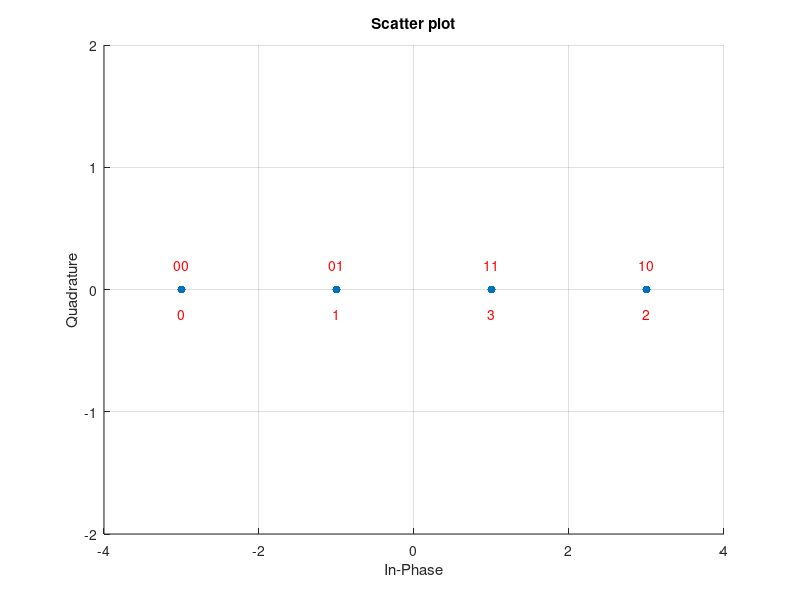
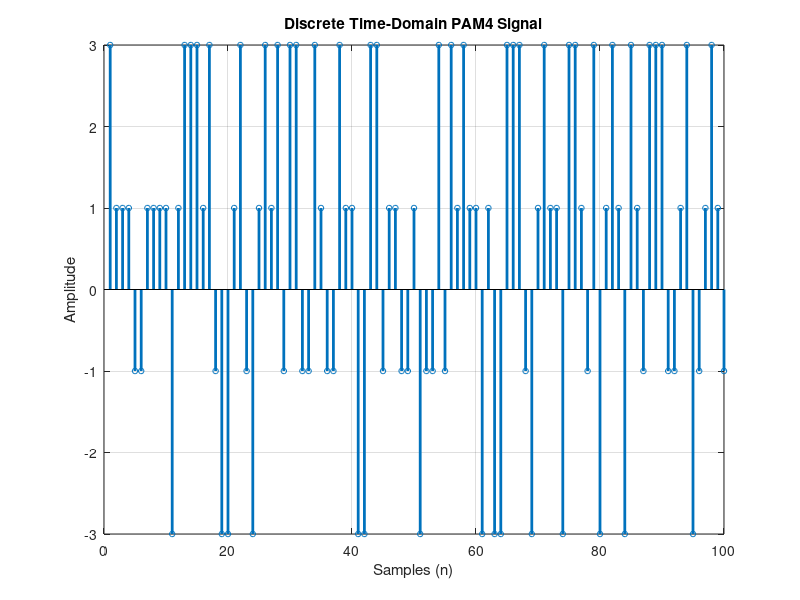

MATLAB code for these plots, in order: (Note: this script raises an error after producing the figures.)
close all; clear all; clc;

%% ============================ Parameter =================================
FsDAC = 256* 10^9;
FsADC = 80* 10^9;
Baud = 56* 10^9;
M = 4;
amplitudes = [-3, -1, 3, 1]; % Define PAM4 amplitude levels
sample_per_symbol = FsDAC / Baud;
RefLen = 1000;
% load("TestingBERSNR.mat"); % Using in testing SNR

fig_bottom = 1;
% Transmitter
%% =========================== Random Sequence ============================

tx1 = randi([0, 1], 1, 40000);

%% ==================== Group Bits into Symbols ===========================

tx1_grouped = reshape(tx1, 2, []); % Reshape into 2 rows (each column is a 2-bit group)
tx2 = tx1_grouped(1, :) * 2 + tx1_grouped(2, :); % Convert binary to decimal

%% ===================Map Symbols to PAM4 Amplitudes ======================

tx3 = amplitudes(tx2 + 1); % Map symbols to amplitudes

%% ================== Plot Constellation Diagram ==========================
if fig_bottom == 1
    figure;
    scatter(real(tx3), imag(tx3), 20, 'MarkerEdgeColor', [0 0.4470 0.7410], 'MarkerFaceColor', [0 0.4470 0.7410]);
    
    % Plot constellation points
    hold on;
    
    % Add binary labels
    for k = 1:M
        % Binary encoding for each level
        binary_label = dec2bin(k-1, 2); % Convert decimal to 3-bit binary
        text(real(amplitudes(k)), 0.2, binary_label,'HorizontalAlignment', 'center', 'Color', 'red'); % Binary label
        text(real(amplitudes(k)), -0.2, num2str(k-1), 'HorizontalAlignment', 'center', 'Color', 'red'); % Decimal value
    end
    hold off;
    % Adjust plot aesthetics
    xlabel('In-Phase');
    ylabel('Quadrature');
    title('Scatter plot');
    axis([-M M -2 2]); % Adjust axis limits
    grid on;
    
    figure;
    stem(tx3(:, 1:100), 'LineWidth', 2, 'MarkerSize', 4, 'Color', [0 0.4470 0.7410]);
    xlabel('Samples (n)');
    ylabel('Amplitude');
    title('Discrete Time-Domain PAM4 Signal');
    grid on;
end

%% ============= Upsample (Insert Zeros Between Symbols) ==================
tx_upsampled = upsample(tx3, round(sample_per_symbol)); % interpolation

%% ======== Apply Pulse Shaping Filter (e.g., Root-Raised Cosine) =========
span = 10; % Filter span in symbols
roll_off = 0.25; % Roll-off factor
rrc_filter = rcosdesign(roll_off, span, round(sample_per_symbol), 'sqrt'); % RRC filter design
% fvtool(rrc_filter, 'Analysis', 'impulse'); % check impulse response

% Convolve the upsampled signal with the RRC filter
tx4 = conv(tx_upsampled, rrc_filter, 'same'); % Apply pulse shaping

%% ====================== Generate Time Vector ============================
tx5 = [zeros(1, RefLen) tx4 zeros(1, RefLen)];
t = (0:length(tx5)-1) / FsDAC; % Time vector based on DAC sampling rate

% ============================ Plot Figures ============================= %
if fig_bottom == 1
    figure;
    
    % Discrete signal after upsampling
    subplot(2, 1, 1);
    stem(t(1:100) * 1e9, tx_upsampled(1:100), 'LineWidth', 2, 'MarkerSize', 4, 'Color', [0 0.4470 0.7410]); % Show the first 100 samples
    xlabel('Time (ns)');
    ylabel('Amplitude');
    title('Upsampled PAM4 Signal');
    grid on;
    
    % Filtered signal in time domain
    subplot(2, 1, 2);
    plot(t(1:100) * 1e9, tx4(1:100), 'LineWidth', 1, 'MarkerSize', 4, 'Color', [0 0.4470 0.7410]);
    xlabel('Time (ns)');
    ylabel('Amplitude');
    title('Filtered PAM4 Signal');
    grid on;
    
    figure;
    plot(tx5);
    xlabel('Time (ns)');
    ylabel('Amplitude');
    title('PAM4 Signal');
    xlim([0 length(tx5)]);
    
    % Eye Diagram
    eyediagram(tx4, 2* round(sample_per_symbol));
    grid on;
    
    % Autocorrelation
    maxlag = 100;
    [c,lags] = xcorr(tx4, maxlag, 'normalized');
    figure;
    stem(lags,c)
    xlabel('Lags');
    ylabel('Correlation (Normalized)');
    title('Autocorrelation of Signal');
    grid on;
end
%% ============================ Channel ===================================
%% ============================ Channel ===================================
tx6 = resample(tx5, FsADC, FsDAC);
SNR = 20;
rx1_simu = awgn(tx6, SNR, 'measured');

% Voltera Series Non-linear Channel
m = 3;
h0 = 0;
h1 = [1.58 2.33 1.81]; % Linear Term
h2 = [0.008 0.005 0.004; 0.001 0.009 0.003; 0.008 0.002 0.007]; % Quadratic Term

v = zeros(1, length(rx1_simu));
for t = m+1:length(rx1_simu)
    v(t) = h0 + sum(h1 .* rx1_simu(t-m:t-1));
    for k1 = 1:m
        for k2 = k1:m
            v(t) = v(t) + h2(k1, k2) * rx1_simu(t-k1) * rx1_simu(t-k2);
        end
    end
end

% v = 1.35*rx1_simu - 0.2* rx1_simu.^2 + 0.05* rx1_simu.^3; %係數自調
% H = [1 0.4 0.5 0.9 0.7];
% rx1_simu = filter(H, 1, rx1_simu);

% ============================ Plot Figures ============================= %
if fig_bottom == 1
    maxlag = 100;
    [c,lags] = xcorr(rx1_simu, maxlag, 'normalized');
    figure;
    stem(lags,c)
    xlabel('Lags');
    ylabel('Correlation (Normalized)');
    title('Autocorrelation of Receive Signal');
    grid on;
end

% Receiver
%% ========================== Match Filter ================================
rx1 = resample(rx1_simu, FsDAC, FsADC);
match_filter = fliplr(rrc_filter);
rx2 = conv(rx1, match_filter, 'same');
t = (0:length(rx1)-1) / FsDAC; % 產生時間向量

% 移除Group Delay
gd = (length(match_filter)-1)/2;
if length(rx2) > 2*gd
    rx2 = rx2(gd+1 : end-gd);
end
tt = (0:length(rx2)-1) / FsDAC;

% 繪製結果
if fig_bottom ==1
    figure;
    subplot(2,1,1);
    plot(t * 1e9, rx1, 'b');
    xlabel('Time (ns)');
    ylabel('Amplitude');
    xlim([0 max(t* 1e9)])
    title('Before Match Filter');
    grid on;
    
    subplot(2,1,2);
    plot(tt * 1e9, rx2, 'b');
    xlabel('Time (ns)');
    ylabel('Amplitude');
    xlim([0 max(tt* 1e9)])
    title('After Match Filter');
    grid on;
end
%% ========================= Synchronization ==============================
syncLv = [0.1 0.9];
for corr = linspace(max(syncLv) , min(syncLv), 10)
    [syncIndex, syncValue] = winsync(rx2, tx4, RefLen, corr);
    disp(['... located', num2str(corr), 'at', num2str(syncIndex)]);
    if syncIndex < length(rx2) - length(tx4)    % Located
        rx3 = reshape(rx2(syncIndex : syncIndex + length(tx4) - 1), 1, []); 
        break
    elseif corr == min(syncLv)  % Intertupted
        disp('ERROR : Failed in synchronization!!');
        return
    end
end
% Plot Figure
if fig_bottom == 1
    figure;
    subplot(2,1,1);
    plot(tt *1e9, rx2, 'b'); title('Signal before synchronization');
    xlabel('Time (ns)');
    ylabel('Amplitude');
    xlim([0 max(tt* 1e9)])
    subplot(2,1,2);
    plot(rx3, 'r'); title('Signal after synchronization');
    xlabel('Time (ns)');
    ylabel('Amplitude');
    xlim([0 max(length(rx3))])

    grid on;
    % Eye Diagram
    eyediagram(rx3, 2* round(sample_per_symbol));
    grid on;
end
%% ============================= Downsample ===============================
rx4 = downsample(rx3, round(sample_per_symbol));

if fig_bottom == 1
    figure;
    scatter(real(rx4), imag(rx4), 20, 'MarkerEdgeColor', [0 0.4470 0.7410], 'MarkerFaceColor', [0 0.4470 0.7410]);
    % Plot constellation points
    hold on;
    
    % Add binary labels
    for k = 1:M
        % Binary encoding for each level
        binary_label = dec2bin(k-1, 2); % Convert decimal to 3-bit binary
        text(real(amplitudes(k)), 0.2, binary_label,'HorizontalAlignment', 'center', 'Color', 'red'); % Binary label
        text(real(amplitudes(k)), -0.2, num2str(k-1), 'HorizontalAlignment', 'center', 'Color', 'red'); % Decimal value
    end
    hold off;
    % Adjust plot aesthetics
    xlabel('In-Phase');
    ylabel('Quadrature');
    title('Scatter plot');
    axis([-M M -2 2]); % Adjust axis limits
    grid on;
end

%% =========================== Equalizer ==================================

L = 3;
a = 0.0001;
training_length = 10000;
x = rx4(1 : training_length);
d = tx3(1 : training_length);
y = LMS_Equalizer(x, rx4, d, L, a);
rx5 = y(training_length + 1 : end);

%% =========================== Demodulation ===============================
rx6 = zeros(1, length(rx5));
for i = 1:length(rx5)
    if rx5(i) > 2
        rx6(i) = 3;
    elseif (rx5(i) > 0) && (rx5(i) <= 2)
        rx6(i) = 1;
    elseif (rx5(i) > -2) && (rx5(i) <= 0)
        rx6(i) = -1;
    else
        rx6(i) = -3;
    end
end

%% ============================ Demapping =================================
rx7 = zeros(1, 2*length(rx6));  % 最終 bit array
for i = 1:length(rx6)
    if rx6(i) == -3
        rx7(2*i-1 : 2*i) = [0 0];
    elseif rx6(i) == -1
        rx7(2*i-1 : 2*i) = [0 1];
    elseif rx6(i) ==  1
        rx7(2*i-1 : 2*i) = [1 1];
    elseif rx6(i) ==  3
        rx7(2*i-1 : 2*i) = [1 0];
    end
end

%% =========================== Evaluation =================================

tx_short = tx1(2*training_length + 1 : end);
rx_short = rx7(1:end);

num_error = sum(tx_short ~= rx_short);
BER = num_error / length(rx_short);
BERMatrix = [];
BERMatrix = BER;
fprintf('Bit Error Rate (BER) = %g\n', BER);
